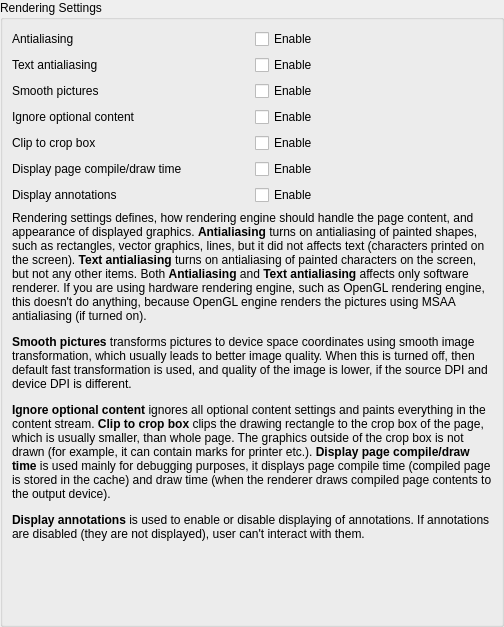
       <widget class="QWidget" name="renderingPage">
        <layout class="QVBoxLayout" name="renderingPageLayout">
         <property name="leftMargin">
          <number>0</number>
         </property>
         <property name="topMargin">
          <number>0</number>
         </property>
         <property name="rightMargin">
          <number>0</number>
         </property>
         <property name="bottomMargin">
          <number>0</number>
         </property>
         <item>
          <widget class="QGroupBox" name="renderingSettingsGroupBox">
           <property name="title">
            <string>Rendering Settings</string>
           </property>
           <layout class="QVBoxLayout" name="renderingSettingsGroupBoxLayout">
            <item>
             <layout class="QGridLayout" name="renderingSettingsGridLayout">
              <item row="0" column="1">
               <widget class="QCheckBox" name="antialiasingCheckBox">
                <property name="text">
                 <string>Enable</string>
                </property>
               </widget>
              </item>
              <item row="1" column="1">
               <widget class="QCheckBox" name="textAntialiasingCheckBox">
                <property name="text">
                 <string>Enable</string>
                </property>
               </widget>
              </item>
              <item row="4" column="0">
               <widget class="QLabel" name="clipToCropBoxLabel">
                <property name="text">
                 <string>Clip to crop box</string>
                </property>
               </widget>
              </item>
              <item row="1" column="0">
               <widget class="QLabel" name="textAntialiasingLabel">
                <property name="text">
                 <string>Text antialiasing</string>
                </property>
               </widget>
              </item>
              <item row="3" column="0">
               <widget class="QLabel" name="ignoreOptionalContentLabel">
                <property name="text">
                 <string>Ignore optional content</string>
                </property>
               </widget>
              </item>
              <item row="4" column="1">
               <widget class="QCheckBox" name="clipToCropBoxCheckBox">
                <property name="text">
                 <string>Enable</string>
                </property>
               </widget>
              </item>
              <item row="3" column="1">
               <widget class="QCheckBox" name="ignoreOptionalContentCheckBox">
                <property name="text">
                 <string>Enable</string>
                </property>
               </widget>
              </item>
              <item row="2" column="1">
               <widget class="QCheckBox" name="smoothPicturesCheckBox">
                <property name="text">
                 <string>Enable</string>
                </property>
               </widget>
              </item>
              <item row="5" column="1">
               <widget class="QCheckBox" name="displayTimeCheckBox">
                <property name="text">
                 <string>Enable</string>
                </property>
               </widget>
              </item>
              <item row="2" column="0">
               <widget class="QLabel" name="smoothPicturesLabel">
                <property name="text">
                 <string>Smooth pictures</string>
                </property>
               </widget>
              </item>
              <item row="5" column="0">
               <widget class="QLabel" name="displayTimeLabel">
                <property name="text">
                 <string>Display page compile/draw time</string>
                </property>
               </widget>
              </item>
              <item row="0" column="0">
               <widget class="QLabel" name="antialiasingLabel">
                <property name="text">
                 <string>Antialiasing</string>
                </property>
               </widget>
              </item>
              <item row="6" column="0">
               <widget class="QLabel" name="displayAnnotationsLabel">
                <property name="text">
                 <string>Display annotations</string>
                </property>
               </widget>
              </item>
              <item row="6" column="1">
               <widget class="QCheckBox" name="displayAnnotationsCheckBox">
                <property name="text">
                 <string>Enable</string>
                </property>
               </widget>
              </item>
             </layout>
            </item>
            <item>
             <widget class="QLabel" name="renderingInfoLabel">
              <property name="text">
               <string>&lt;html&gt;&lt;head/&gt;&lt;body&gt;&lt;p&gt;Rendering settings defines, how rendering engine should handle the page content, and appearance of displayed graphics. &lt;span style=&quot; font-weight:600;&quot;&gt;Antialiasing&lt;/span&gt; turns on antialiasing of painted shapes, such as rectangles, vector graphics, lines, but it did not affects text (characters printed on the screen). &lt;span style=&quot; font-weight:600;&quot;&gt;Text antialiasing &lt;/span&gt;turns on antialiasing of painted characters on the screen, but not any other items. Both &lt;span style=&quot; font-weight:600;&quot;&gt;Antialiasing &lt;/span&gt;and &lt;span style=&quot; font-weight:600;&quot;&gt;Text antialiasing &lt;/span&gt;affects only software renderer. If you are using hardware rendering engine, such as OpenGL rendering engine, this doesn't do anything, because OpenGL engine renders the pictures using MSAA antialiasing (if turned on).&lt;/p&gt;&lt;p&gt;&lt;span style=&quot; font-weight:600;&quot;&gt;Smooth pictures&lt;/span&gt; transforms pictures to device space coordinates using smooth image transformation, which usually leads to better image quality. When this is turned off, then default fast transformation is used, and quality of the image is lower, if the source DPI and device DPI is different.&lt;/p&gt;&lt;p&gt;&lt;span style=&quot; font-weight:600;&quot;&gt;Ignore optional content &lt;/span&gt;ignores all optional content settings and paints everything in the content stream. &lt;span style=&quot; font-weight:600;&quot;&gt;Clip to crop box&lt;/span&gt; clips the drawing rectangle to the crop box of the page, which is usually smaller, than whole page. The graphics outside of the crop box is not drawn (for example, it can contain marks for printer etc.). &lt;span style=&quot; font-weight:600;&quot;&gt;Display page compile/draw time &lt;/span&gt;is used mainly for debugging purposes, it displays page compile time (compiled page is stored in the cache) and draw time (when the renderer draws compiled page contents to the output device).&lt;/p&gt;&lt;p&gt;&lt;span style=&quot; font-weight:600;&quot;&gt;Display annotations&lt;/span&gt; is used to enable or disable displaying of annotations. If annotations are disabled (they are not displayed), user can't interact with them.&lt;/p&gt;&lt;/body&gt;&lt;/html&gt;</string>
              </property>
              <property name="wordWrap">
               <bool>true</bool>
              </property>
             </widget>
            </item>
            <item>
             <spacer name="verticalSpacer">
              <property name="orientation">
               <enum>Qt::Vertical</enum>
              </property>
              <property name="sizeHint" stdset="0">
               <size>
                <width>20</width>
                <height>74</height>
               </size>
              </property>
             </spacer>
            </item>
           </layout>
          </widget>
         </item>
        </layout>
       </widget>
